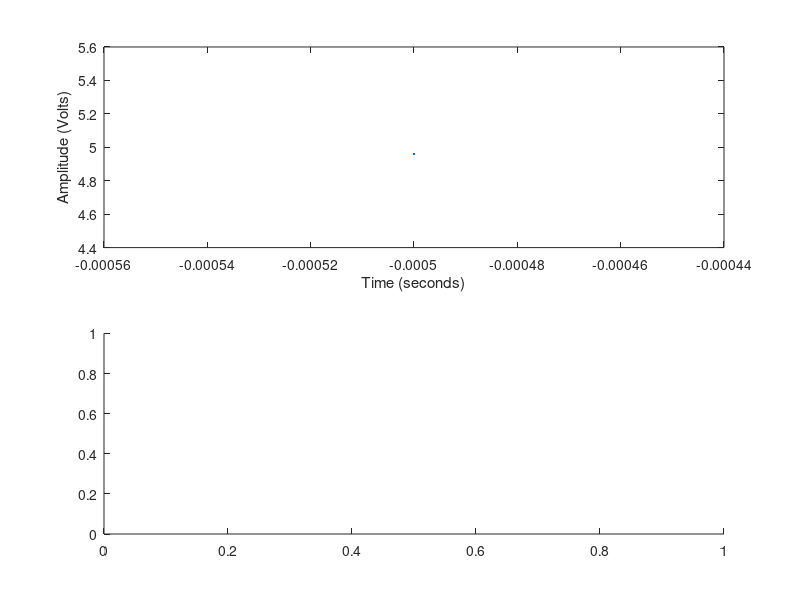

Write the MATLAB code that produced this figure. (Note: this script raises an error after producing the figure.)
%COLUMN 1: SECONDS
%COLUMN 2: VOLTS
B = csvread('scope_5.csv');
%A = B(800:900,:);%idle
%A = B(350:500,:);%ringtap
A = B; %everything
numsamp = size(A,1);
T = (A(end,1)-A(1,1))/numsamp;
fs = 1/T;
subplot(2,1,1)
%plot([1:1:numsamp],A(:,2))
plot(A(:,1),A(:,2))
xlabel('Time (seconds)');
ylabel('Amplitude (Volts)');
freqlim = [1:fs/numsamp:fs/2];
freqax = round(freqlim*numsamp/fs);
I = find(freqax==0);
freqax(I) = 1;
A_freq = abs(fft(A(:,2)));
subplot(2,1,2)
loglog(freqlim,A_freq(freqax));
ylim([0,5]);
xlabel('Frequency (Hz)');
ylabel('Amplitude (dB)');
%% RAIL NOISE 1
%COLUMN 1: SECONDS
%COLUMN 2: VOLTS
B = csvread('scope_6.csv');
start = min(find(B(:,1)==-4e-3));
last = max(find(B(:,1)==4e-3));
A = B(start:last,:); %everything
numsamp = size(A,1);
T = (A(end,1)-A(1,1))/numsamp;
fs = 1/T;

plot(A(:,1),A(:,2))
xlim([A(1,1),A(end,1)]);
ylim([4.88 4.94]);
grid minor;
xlabel('Time (seconds)');
ylabel('Amplitude (Volts)');


%% RAIL NOISE 2
%COLUMN 1: SECONDS
%COLUMN 2: VOLTS
B = csvread('scope_10.csv');
start = min(find(B(:,1)>-4e-3));
last = max(find(B(:,1)<4e-3));
A = B(start:last,:); %everything
%A = B(100:900,:); %everything
numsamp = size(A,1);
T = (A(end,1)-A(1,1))/numsamp;
fs = 1/T;

plot(A(:,1),A(:,2))
xlim([A(1,1),A(end,1)]);
ylim([4.75 4.8]);
grid minor;
xlabel('Time (seconds)');
ylabel('Amplitude (Volts)');

%% RAIL NOISE 3
%COLUMN 1: SECONDS
%COLUMN 2: VOLTS
B = csvread('scope_14.csv');
start = min(find(B(:,1)>-4e-3));
last = max(find(B(:,1)<4e-3));
A = B; %everything
%A = B(100:900,:); %everything
numsamp = size(A,1);
T = (A(end,1)-A(1,1))/numsamp;
fs = 1/T;

%subplot(2,1,1)
plot(A(:,1),A(:,2))
xlim([A(1,1),A(end,1)]);
ylim([4.75 4.79]);
grid minor;
xlabel('Time (seconds)');
ylabel('Amplitude (Volts)');
%subplot(2,1,2)
diff = 100;
for i=diff+1:numsamp
   sig(i) = mean(A(i-diff:i,2)); 
end
sig(sig<4.772)=0;
sig(sig~=0)=1;
hold on
plot(A(:,1),(sig/50)+4.76, 'Color', 'r');
%ylim([4.768 4.776]);
hold off


%% SIGNAL NOISE 1
%COLUMN 1: SECONDS
%COLUMN 2: VOLTS
B = csvread('scope_7.csv');
A = B; %everything
numsamp = size(A,1);
T = (A(end,1)-A(1,1))/numsamp;
fs = 1/T;

subplot(2,1,1)
plot(A(:,1),A(:,2))
xlim([A(1,1),A(end,1)]);
ylim([2 3]);
grid minor;
xlabel('Time (seconds)');
ylabel('Amplitude (Volts)');

subplot(2,1,2)
freqlim = [100:fs/numsamp:fs/2];
freqax = round(freqlim*numsamp/fs);
I = find(freqax==0);
freqax(I) = 1;
A_freq = abs(fft(A(:,2)));
loglog(freqlim,A_freq(freqax));
hold on;
temp = zeros(1,length(freqlim));
temp(max(find(freqlim<500))) = 100;
stem(freqlim,temp,'LineStyle','--','Marker', 'none');
str1 = '490Hz';
text(350,0.1,str1,'Color','r')
hold off;
%ylim([0,5]);
xlim([freqlim(1), freqlim(end)]);
grid minor;
xlabel('Frequency (Hz)');
ylabel('Amplitude (dB)');
%% SIGNAL NOISE 2
%COLUMN 1: SECONDS
%COLUMN 2: VOLTS
B = csvread('scope_11.csv');
%A = B(800:900,:);%idle
A = B(350:500,:);%ringtap
numsamp = size(A,1);
T = (A(end,1)-A(1,1))/numsamp;
fs = 1/T;

subplot(2,1,1)
plot(A(:,1),A(:,2))
xlim([A(1,1),A(end,1)]);
ylim([1 4]);
grid minor;
xlabel('Time (seconds)');
ylabel('Amplitude (Volts)');

subplot(2,1,2)
freqlim = [50:fs/numsamp:fs/2];
freqax = round(freqlim*numsamp/fs);
I = find(freqax==0);
freqax(I) = 1;
A_freq = abs(fft(A(:,2)));
loglog(freqlim,A_freq(freqax));
%hold on;
%temp = zeros(1,length(freqlim));
temp(max(find(freqlim<500))) = 100;
%stem(freqlim,temp,'LineStyle','--','Marker', 'none');
%str1 = '490Hz';
%text(350,0.1,str1,'Color','r')
%hold off;
%ylim([0,5]);
xlim([freqlim(1), freqlim(end)]);
ylim([1e-2 1e2]);
grid minor;
xlabel('Frequency (Hz)');
ylabel('Amplitude (dB)');

%% SIGNAL NOISE 3
%COLUMN 1: SECONDS
%COLUMN 2: VOLTS
B = csvread('sig_samp.csv');
%A = B(800:900,:);%idle
%A = B(82240:82500);%ringtap
%A=B(96575:96645)/204.8;
%figure;
%plot(B);
%figure;
%A=B(96500:96700)/204.8;
A=B(39505:39700);%/204.8;
numsamp = size(A,1);
fs = 2381;
%fs = 44100/12;
T = 1/fs;

subplot(2,1,1)
time = [0:T:(numsamp/fs)-T];
lime = [70:length(A)-55];
plot(A(lime))
%xlim([time(70),time(end-55)]);
xlim([1 length(lime)]);
ylim([0 1023]);
grid minor;
xlabel('Sample Number');
ylabel('Sample Value [0:1023]');

subplot(2,1,2)
freqlim = [50:fs/numsamp:fs/2];
freqax = round(freqlim*numsamp/fs);
I = find(freqax==0);
freqax(I) = 1;
A_freq = abs(fft(A));
loglog(freqlim,A_freq(freqax));
%hold on;
%temp = zeros(1,length(freqlim));
temp(max(find(freqlim<500))) = 100;
%stem(freqlim,temp,'LineStyle','--','Marker', 'none');
%str1 = '490Hz';
%text(350,0.1,str1,'Color','r')
%hold off;
%ylim([0,5]);
xlim([freqlim(1), 5026.63115845539/2]);
%ylim([1e-2 1e2]);
grid minor;
xlabel('Frequency (Hz)');
ylabel('Amplitude (dB)');
